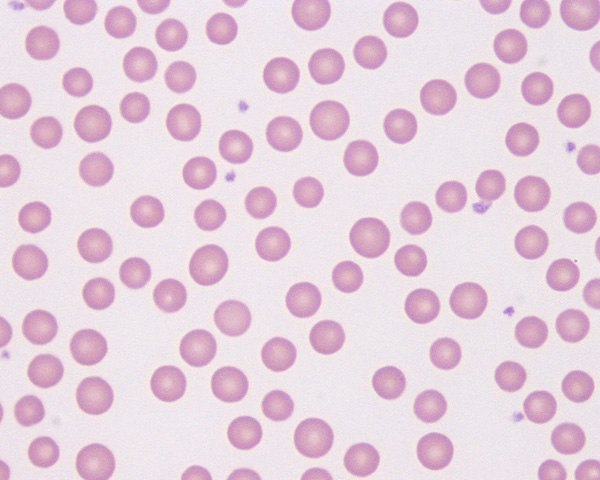
#> input picture L4/images/normal-bovine-erythrocytes.jpg, 600 x 480 px
$ jupyter execute cwiczenia-5.ipynb
#> lines starting #> are read from the running program, lines starting #| are printed output that depends on the picture; after the words box and inside, x2 and y2 are one past the last pixel; in counts of white or black regions, pixels touching at a corner belong together
[cell 1]
import pydicom as dcm
import numpy as np
from scipy import ndimage
from skimage import filters, morphology, data, measure, exposure, io, color
from matplotlib import pyplot as plt

[cell 2]
def plot_img(img):
    plt.figure(figsize=(8,8))
    plt.imshow(img, cmap = plt.cm.gray)
    plt.show()

[cell 3]
img_c = io.imread("images/normal-bovine-erythrocytes.jpg")
#> img_c is the input picture: shape (480, 600, 3); mean R, G, B 229.8, 208.8, 221.7

[cell 4]
plt.figure(figsize=(8,8))
plt.imshow(img_c)
plt.show()

[cell 5]
img = color.rgb2gray(img_c)
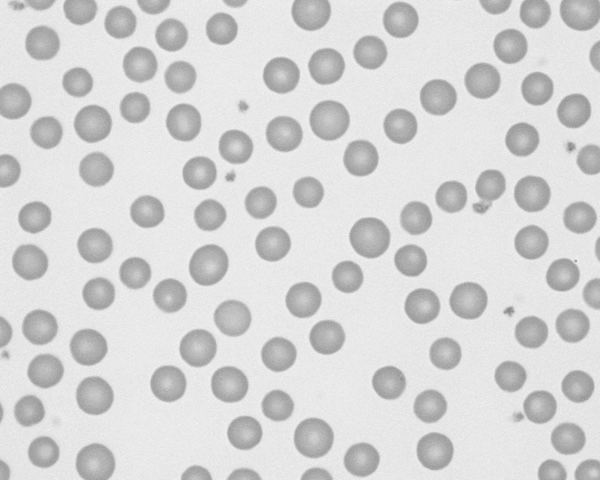
#> img: shape (480, 600) float64; min 0.515, max 0.959, mean 0.84

[cell 6]
plt.figure(figsize=(5,5))
plt.imshow(img, cmap = plt.cm.gray)
plt.show()

[cell 7]
img_neg = 1 - img
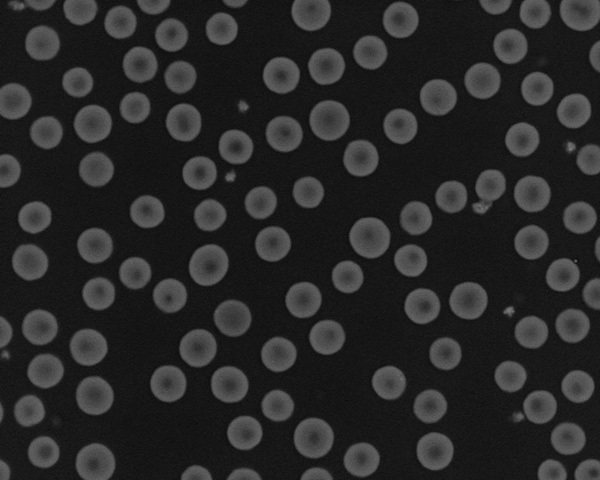
#> img_neg: shape (480, 600) float64; min 0.0406, max 0.485, mean 0.16

[cell 8]
plot_img(img_neg)

[cell 9]
thresh = filters.threshold_otsu(img_neg)
#> thresh = 0.203
thresh
#> Out = 0.203

[cell 10]
img_bin = img_neg > thresh
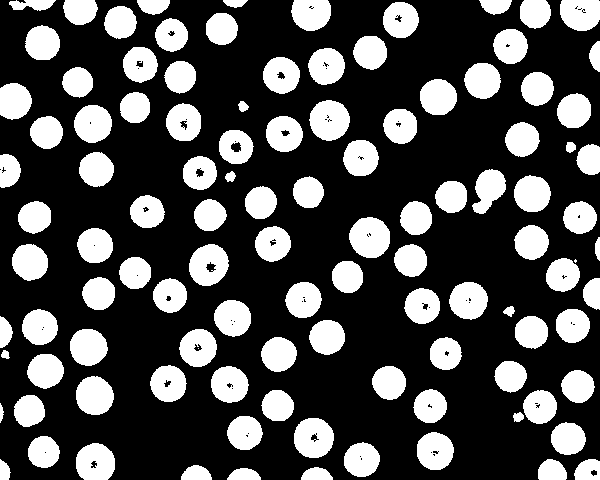
#> img_bin: shape (480, 600) bool; 30% white; 111 white regions (3 under 20 px), largest, box (x1, y1, x2, y2) and area: (349, 217, 390, 258) 1313, (309, 100, 350, 141) 1275, (294, 418, 334, 458) 1250

[cell 11]
plot_img(img_bin)

[cell 12]
selem = morphology.disk(2)
selem

[cell 13]
img_closed = morphology.binary_closing(img_bin, selem)
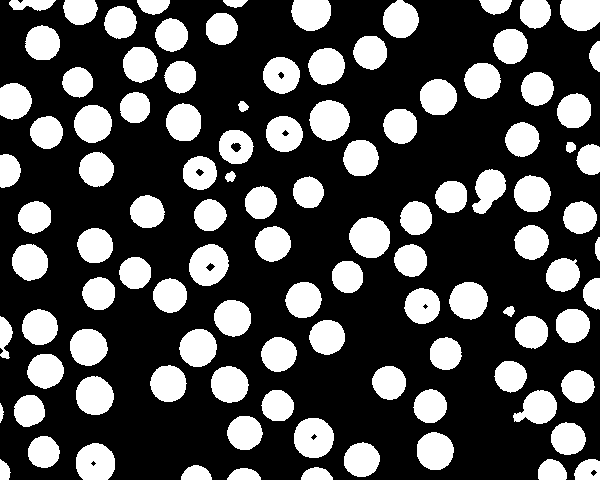
#> img_closed: shape (480, 600) bool; 30.2% white; 106 white regions, largest, box (x1, y1, x2, y2) and area: (349, 217, 390, 258) 1320, (309, 100, 350, 141) 1286, (294, 418, 334, 458) 1267
img_closed = ndimage.morphology.binary_fill_holes(img_closed)
#> img_closed: shape (480, 600) bool; 30.3% white; 106 white regions, largest, box (x1, y1, x2, y2) and area: (349, 217, 390, 258) 1320, (189, 244, 229, 286) 1291, (309, 100, 350, 141) 1286

[cell 14]
plot_img(img_closed)

[cell 15]
selem = morphology.disk(6)
img_opened = morphology.binary_opening(img_closed, selem)
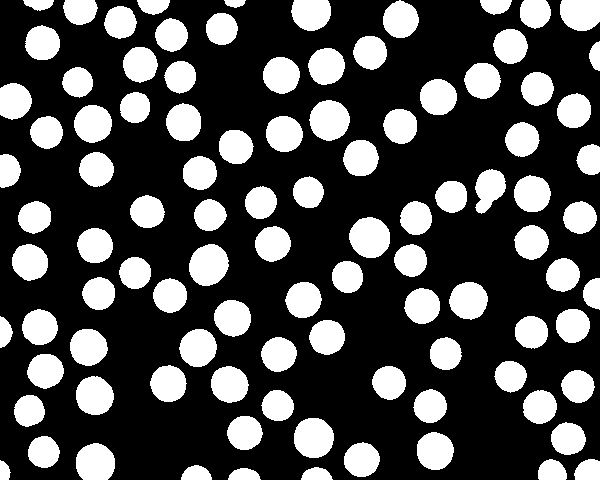
#> img_opened: shape (480, 600) bool; 29.8% white; 100 white regions, largest, box (x1, y1, x2, y2) and area: (349, 217, 390, 258) 1312, (189, 244, 229, 286) 1287, (294, 418, 334, 458) 1282

[cell 16]
plot_img(img_closed)
plot_img(img_opened)

[cell 17]
img_ccl = measure.label(img_opened)
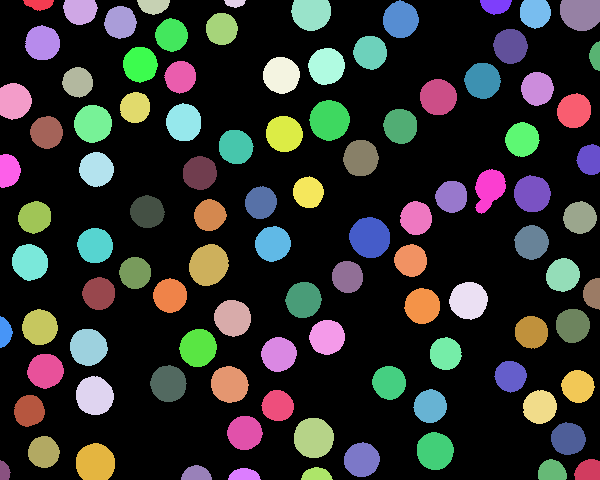
#> img_ccl: shape (480, 600) int32; 101 distinct labels, from 0 to 100; one colour per label, 0 black

[cell 18]
plot_img(img_ccl)

[cell 19]
labels = np.unique(img_ccl)
#> labels = 101 values from 0 to 100
labels = labels[1:]
#> labels = 100 values from 1 to 100
labels
#> Out = 100 values from 1 to 100

[cell 20]
areas = []

for label in labels:
    mask = img_ccl == label
    obj = img_ccl[mask]
    areas.append(obj.shape[0])
#> this loop made 100 passes
#> pass 1, `mask = img_ccl == label`:
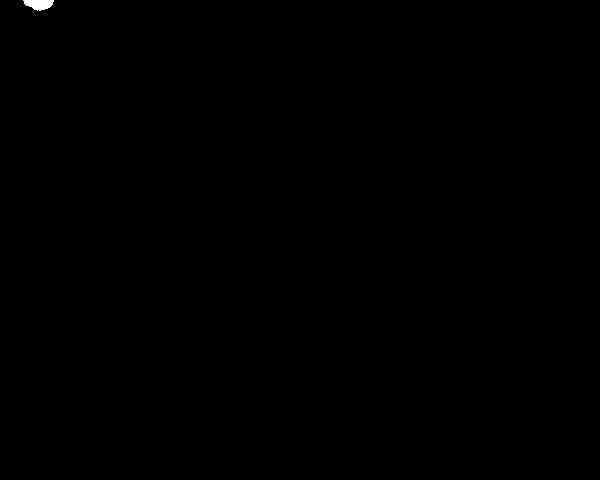
#> mask: shape (480, 600) bool; 0.08% white; 1 white region, box (x1, y1, x2, y2) and area: (23, 0, 54, 11) 242
#> pass 2, `mask = img_ccl == label`:
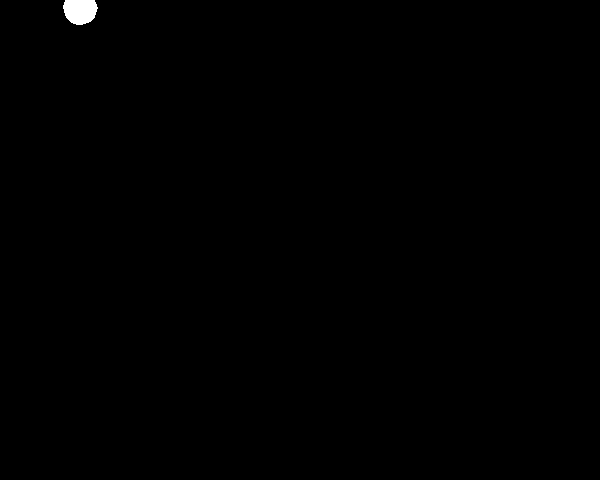
#> mask: shape (480, 600) bool; 0.25% white; 1 white region, box (x1, y1, x2, y2) and area: (63, 0, 98, 25) 710
#> pass 3, `mask = img_ccl == label`:
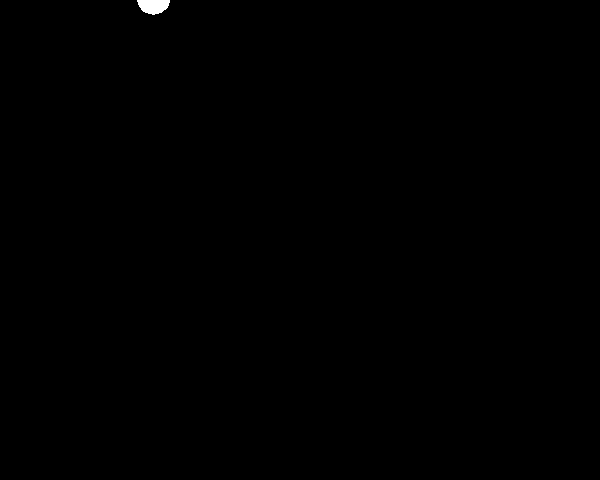
#> mask: shape (480, 600) bool; 0.13% white; 1 white region
#> after the loop, areas = 100 values, max 1312 at index 50, min 129 at index 3, mean 859.4

[cell 21]
plt.hist(areas, bins=10, rwidth=0.9)
plt.show()
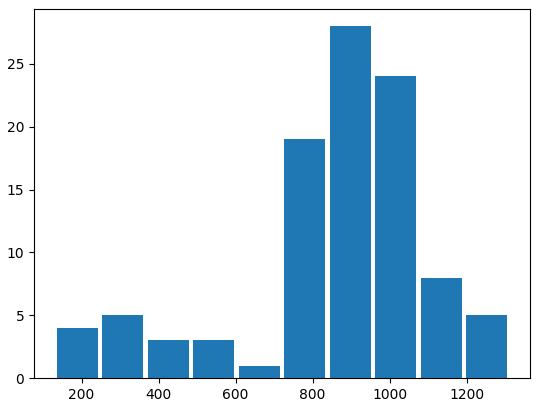
#> figure drawn by matplotlib, 1 panel; tallest bar 28 high, from x = 844.7 to 951.2

[cell 22]
D = measure.regionprops(img_ccl)
#> D = 100 regions; largest, box (x1, y1, x2, y2) and area: (349, 217, 390, 258) 1312, (189, 244, 229, 286) 1287, (294, 418, 334, 458) 1282, (309, 100, 350, 141) 1279, (76, 443, 115, 480) 1201
D
#> Out has the same summary as D
